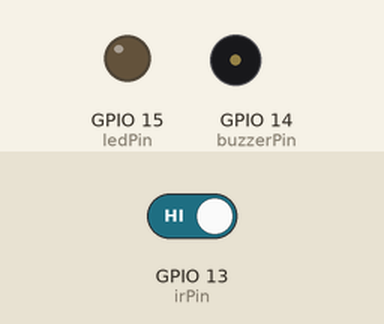
Recording of a sketch running on a simulated ESP32. Parts: output pins drawn as LEDs (lit = HIGH), buzzer (waves = sounding, pin HIGH). Inputs (shaded band) come from the test bench; at power-on: GPIO 13 (irPin) HIGH. WiFi joins after 1.5 s; servers stay silent unless stated; uploads are accepted with an empty reply; the camera gives no picture; what the sketch prints to the serial monitor is not drawn.

Above: at 4.2 s.
4.3 s: GPIO 13 (irPin) driven LOW
At 4.88 s:
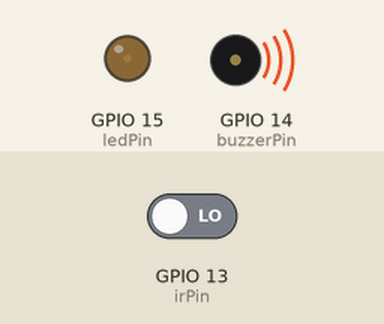
7.3 s: GPIO 13 (irPin) driven HIGH
At 8.8 s:
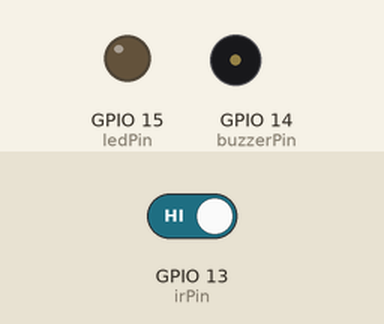
Timing chart, 0 to 10.3 s (numbered marks = the images above; inputs shaded):
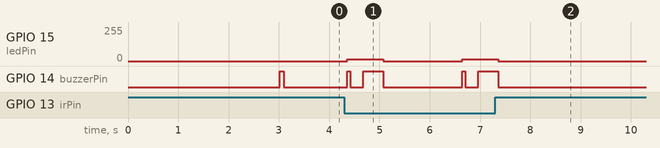

Measured:
- after the input at 4.3 s, GPIO 15 (ledPin): 0/255 → 15/255 after 0.06 s, → 0/255 0.72 s later, → 15/255 1.6 s later; GPIO 14 (buzzerPin): goes HIGH 0.06 s, LOW 0.26 s, HIGH 0.40 s, LOW 1.6 s, HIGH 0.06 s, LOW 0.26 s, then HIGH, starting after 0.06 s
- after the input at 7.3 s, GPIO 15 (ledPin): goes on until 7.4 s, then stays 0/255; GPIO 14 (buzzerPin): goes on until 7.4 s, then stays LOW

The sketch:

esp32_cam_firmware.ino
```cpp
/**
 * ============================================================================
 * PALM-BASED BIOMETRIC PAYMENT SYSTEM - HIGH SPEED ESP32-CAM FIRMWARE
 * ============================================================================
 * Hardware: AI Thinker ESP32-CAM + IR Sensor + LED + Buzzer
 * Protocol: Fast Raw RGB565 Stream (320x240, 153600 bytes) over HTTP to FastAPI
 * ============================================================================
 */

#include "esp_camera.h"
#include <WiFi.h>
#include <HTTPClient.h>

// ----------------------------------------------------------------------------
// 1. NETWORK & BACKEND CONFIGURATION
// ----------------------------------------------------------------------------
const char* WIFI_SSID     = "OnePlus 13 162A";                        // Your 2.4GHz Hotspot
const char* WIFI_PASSWORD = "9902550343";                 // <-- Enter your hotspot password

// Computer's IP address on this network:
const char* BACKEND_URL   = "http://10.216.82.24:8000/api/biometric/scan";

// Device Authorization Key
const char* DEVICE_API_KEY = "esp32_palm_auth_secret_key_2026";

// ----------------------------------------------------------------------------
// 2. CAMERA PIN CONFIGURATION (AI Thinker Model)
// ----------------------------------------------------------------------------
#define PWDN_GPIO_NUM     32
#define RESET_GPIO_NUM    -1
#define XCLK_GPIO_NUM      0
#define SIOD_GPIO_NUM     26
#define SIOC_GPIO_NUM     27
#define Y9_GPIO_NUM       35
#define Y8_GPIO_NUM       34
#define Y7_GPIO_NUM       39
#define Y6_GPIO_NUM       36
#define Y5_GPIO_NUM       21
#define Y4_GPIO_NUM       19
#define Y3_GPIO_NUM       18
#define Y2_GPIO_NUM        5
#define VSYNC_GPIO_NUM    25
#define HREF_GPIO_NUM     23
#define PCLK_GPIO_NUM     22

// ----------------------------------------------------------------------------
// 3. PERIPHERAL PIN DEFINITIONS
// ----------------------------------------------------------------------------
const int irPin     = 13; // Active LOW when palm is present
const int buzzerPin = 14; // Active HIGH for buzzer
const int ledPin    = 15; // PWM indicator LED

const int pwmFreq           = 5000;
const int pwmResolution     = 8;
const int safeLedBrightness = 15; // Safe current

WiFiClient wifiClient;
unsigned long lastWiFiCheck = 0;

// ----------------------------------------------------------------------------
// 4. FEEDBACK UTILITIES
// ----------------------------------------------------------------------------
void toneBeep(int count, int onDurationMs, int offDurationMs) {
  for (int i = 0; i < count; i++) {
    digitalWrite(buzzerPin, HIGH);
    delay(onDurationMs);
    digitalWrite(buzzerPin, LOW);
    if (i < count - 1) delay(offDurationMs);
  }
}

void giveFeedback(const String& status) {
  if (status == "MATCH_FOUND" || status == "ENROLLED") {
    Serial.println("[FEEDBACK] -> SUCCESS (Double Beep)");
    ledcWrite(ledPin, safeLedBrightness);
    toneBeep(2, 80, 70);
    ledcWrite(ledPin, 0);
  } else if (status == "NO_MATCH") {
    Serial.println("[FEEDBACK] -> NO_MATCH (Rejection Tone)");
    toneBeep(1, 250, 0);
  } else if (status == "LOW_QUALITY") {
    Serial.println("[FEEDBACK] -> LOW_QUALITY (Warning Beeps)");
    toneBeep(3, 40, 40);
  } else {
    Serial.println("[FEEDBACK] -> ERROR (Long Tone)");
    toneBeep(1, 400, 0);
  }
}

// ----------------------------------------------------------------------------
// 5. BULLETPROOF WIFI CONNECTION MANAGER
// ----------------------------------------------------------------------------
void connectToWiFi() {
  if (WiFi.status() == WL_CONNECTED) return;

  Serial.printf("\n[*] Connecting to WiFi: \"%s\" ...\n", WIFI_SSID);

  // Clean disconnect first to avoid 'sta is connecting, cannot set config' errors
  WiFi.disconnect(true, true);
  delay(200);

  WiFi.mode(WIFI_STA);
  WiFi.setSleep(false); // Minimum latency
  WiFi.begin(WIFI_SSID, WIFI_PASSWORD);

  unsigned long startAttempt = millis();
  // Wait up to 15 seconds for connection
  while (WiFi.status() != WL_CONNECTED && millis() - startAttempt < 15000) {
    delay(500);
    Serial.print(".");
  }

  if (WiFi.status() == WL_CONNECTED) {
    Serial.printf("\n[✓] WiFi Connected! IP: %s | Signal: %d dBm\n",
                  WiFi.localIP().toString().c_str(), WiFi.RSSI());
    toneBeep(1, 80, 0);
  } else {
    Serial.printf("\n[X] WiFi Connection Failed (Status: %d)!\n", WiFi.status());
    Serial.println("    -> Tip: Ensure phone hotspot is ON, set to 2.4 GHz, and Security is WPA2-Personal.");
  }
}

// ----------------------------------------------------------------------------
// 6. SETUP
// ----------------------------------------------------------------------------
void setup() {
  Serial.begin(115200);
  delay(1000);
  Serial.println("\n==================================================");
  Serial.println("   HIGH-SPEED PALM BIOMETRIC SCANNER (ESP32-CAM)  ");
  Serial.println("==================================================");

  // 1. Initialize Camera (RGB565 320x240 STRICTLY)
  camera_config_t config;
  config.ledc_channel = LEDC_CHANNEL_0;
  config.ledc_timer   = LEDC_TIMER_0;
  config.pin_d0 = Y2_GPIO_NUM;
  config.pin_d1 = Y3_GPIO_NUM;
  config.pin_d2 = Y4_GPIO_NUM;
  config.pin_d3 = Y5_GPIO_NUM;
  config.pin_d4 = Y6_GPIO_NUM;
  config.pin_d5 = Y7_GPIO_NUM;
  config.pin_d6 = Y8_GPIO_NUM;
  config.pin_d7 = Y9_GPIO_NUM;
  config.pin_xclk = XCLK_GPIO_NUM;
  config.pin_pclk = PCLK_GPIO_NUM;
  config.pin_vsync = VSYNC_GPIO_NUM;
  config.pin_href = HREF_GPIO_NUM;
  config.pin_sccb_sda = SIOD_GPIO_NUM;
  config.pin_sccb_scl = SIOC_GPIO_NUM;
  config.pin_pwdn = PWDN_GPIO_NUM;
  config.pin_reset = RESET_GPIO_NUM;
  config.xclk_freq_hz = 20000000;

  // STRICT REQUIREMENT: RAW RGB565 at QVGA (320x240)
  config.pixel_format = PIXFORMAT_RGB565;
  config.frame_size   = FRAMESIZE_QVGA; // 320x240
  config.fb_count     = 1;
  config.grab_mode    = CAMERA_GRAB_LATEST;

  esp_err_t err = esp_camera_init(&config);
  if (err != ESP_OK) {
    Serial.printf("[X] Camera Init Failed! Error: 0x%x\n", err);
    while (true) {
      toneBeep(2, 100, 100);
      delay(2000);
    }
  }

  sensor_t * s = esp_camera_sensor_get();
  if (s != NULL) {
    Serial.printf("[✓] Camera Ready. PID: 0x%x\n", s->id.PID);
  }

  // 2. Initialize Peripherals
  pinMode(irPin, INPUT);
  pinMode(buzzerPin, OUTPUT);
  digitalWrite(buzzerPin, LOW);

  ledcAttach(ledPin, pwmFreq, pwmResolution);
  ledcWrite(ledPin, 0);

  // 3. Connect to WiFi
  connectToWiFi();

  Serial.println("[✓] Ready! Place palm over sensor to scan.\n");
}

// ----------------------------------------------------------------------------
// 7. FAST SCAN & TRANSMISSION
// ----------------------------------------------------------------------------
void transmitFrame(camera_fb_t * fb) {
  if (WiFi.status() != WL_CONNECTED) {
    Serial.println("[X] WiFi disconnected! Cannot transmit.");
    giveFeedback("ERROR");
    return;
  }

  unsigned long t0 = millis();

  HTTPClient http;
  http.begin(wifiClient, BACKEND_URL);
  http.setConnectTimeout(2500); // 2.5s connect timeout
  http.setTimeout(4000);        // 4s request timeout
  http.setReuse(false);

  // Set HTTP Headers
  http.addHeader("Content-Type", "application/octet-stream");
  http.addHeader("Content-Length", String(fb->len));
  http.addHeader("X-Device-Key", DEVICE_API_KEY);
  http.addHeader("X-Image-Width", "320");
  http.addHeader("X-Image-Height", "240");
  http.addHeader("X-Pixel-Format", "RGB565");

  Serial.printf("[*] Streaming %u bytes to server...\n", fb->len);
  int httpCode = http.POST(fb->buf, fb->len);
  unsigned long elapsed = millis() - t0;

  if (httpCode > 0) {
    String payload = http.getString();
    Serial.printf("[✓] Server Responded (%lums): HTTP %d -> %s\n", elapsed, httpCode, payload.c_str());

    if (payload.indexOf("\"MATCH_FOUND\"") >= 0 || payload.indexOf("\"ENROLLED\"") >= 0) {
      giveFeedback("MATCH_FOUND");
    } else if (payload.indexOf("\"LOW_QUALITY\"") >= 0) {
      giveFeedback("LOW_QUALITY");
    } else if (payload.indexOf("\"NO_MATCH\"") >= 0) {
      giveFeedback("NO_MATCH");
    } else {
      giveFeedback("ERROR");
    }
  } else {
    Serial.printf("[X] HTTP POST Failed (%lums): %s (Code %d)\n",
                  elapsed, http.errorToString(httpCode).c_str(), httpCode);
    giveFeedback("ERROR");
  }
  http.end();
}

// ----------------------------------------------------------------------------
// 8. MAIN LOOP
// ----------------------------------------------------------------------------
void loop() {
  // Check and reconnect WiFi without flooding the state machine
  if (WiFi.status() != WL_CONNECTED) {
    if (millis() - lastWiFiCheck > 8000) {
      lastWiFiCheck = millis();
      connectToWiFi();
    }
  }

  int irState = digitalRead(irPin);

  // IR Sensor Active (LOW indicates object/palm detected)
  if (irState == LOW) {
    Serial.println("\n--------------------------------------------------");
    Serial.println("[TRIGGER] Palm Detected by IR Sensor!");

    // 1. Turn on illumination LED
    ledcWrite(ledPin, safeLedBrightness);
    digitalWrite(buzzerPin, HIGH);
    delay(60);
    digitalWrite(buzzerPin, LOW);

    // 2. Capture Frame
    unsigned long capT0 = millis();
    camera_fb_t * fb = esp_camera_fb_get();
    unsigned long capElapsed = millis() - capT0;

    if (!fb) {
      Serial.println("[X] Frame Capture Failed!");
      giveFeedback("ERROR");
      ledcWrite(ledPin, 0);
      delay(1500);
      return;
    }

    Serial.printf("[✓] Captured in %lums: %u bytes (%dx%d)\n", capElapsed, fb->len, fb->width, fb->height);

    // 3. Transmit Frame
    transmitFrame(fb);

    // 4. Return Framebuffer
    esp_camera_fb_return(fb);

    // 5. Turn Off LED
    ledcWrite(ledPin, 0);

    // 6. Cooldown Delay
    Serial.println("[*] Cooldown (1.5s)... Ready for next scan.");
    delay(1500);
  }

  delay(60);
}
```
